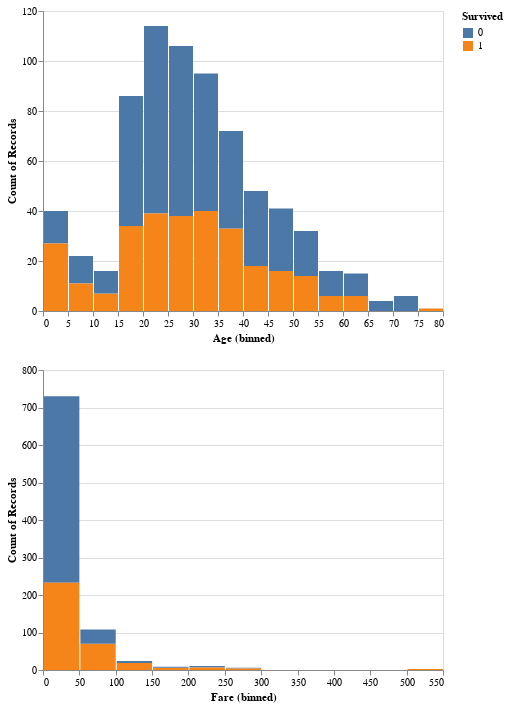

The notebook cell saved with this chart:
### Markdown cell above
From above tables, we can see first/second class and women has better survival rate (Nicely done Rose :) ) compared to third class and men (poor Jack '_').

What about `Age` and `Fare`?

### Code cell
alt.Chart(df_train).mark_bar().encode(
    alt.X(alt.repeat("row"),bin=alt.Bin(maxbins=20)),
    y = 'count()',
    color = 'Survived:N',
    tooltip = 'count()'
).repeat(
    row = ['Age', 'Fare']
).interactive()

### Figure 1 — Vega-Lite specification as saved in the notebook (floating-point values rounded to 4 significant figures; data arrays with more than 128 entries replaced by an {"elided": "..."} marker saying what was removed)
{"config": {"view": {"continuousWidth": 400, "continuousHeight": 300}}, "repeat": {"row": ["Age", "Fare"]}, "spec": {"data": {"name": "data-93290830beea3a875eeab316df346c54"}, "mark": "bar", "encoding": {"color": {"field": "Survived", "type": "nominal"}, "tooltip": {"aggregate": "count", "type": "quantitative"}, "x": {"bin": {"maxbins": 20}, "field": {"repeat": "row"}}, "y": {"aggregate": "count", "type": "quantitative"}}, "selection": {"selector011": {"type": "interval", "bind": "scales", "encodings": ["x", "y"]}}}, "$schema": "https://vega.github.io/schema/vega-lite/v4.17.0.json", "datasets": {"data-93290830beea3a875eeab316df346c54": {"elided": "891 records"}}}
